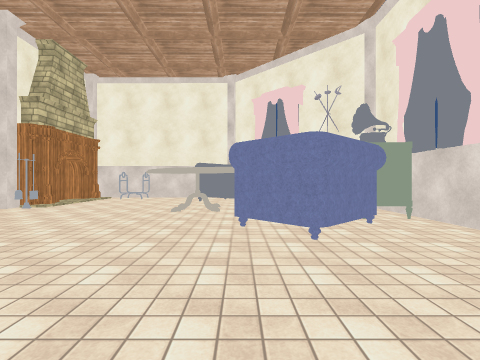
view 1 (above)

14 first-person views from a walk through a scene from a Unity 3-D project. The camera is 1.4 m above the floor, looks level and sees 85° across. The floor is counted in squares, 2 m on a side. Each view is taken from the middle of a square. On the plan, view 1 faces up. The plan holds only what a view shows up to about 9 squares ahead; the rest is blank. The place goes on beyond the plan. Some surface patterns are stand-ins.

view 2
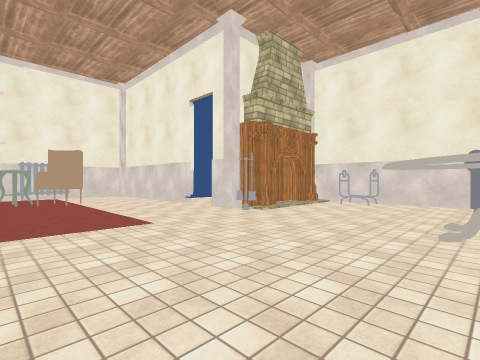

view 3
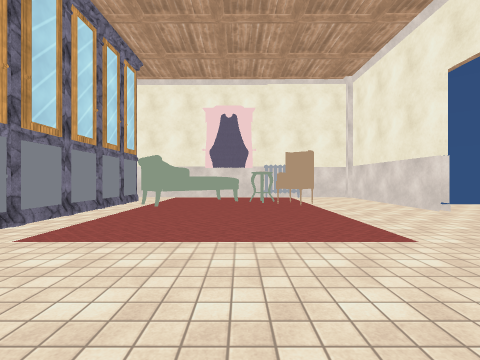

view 4
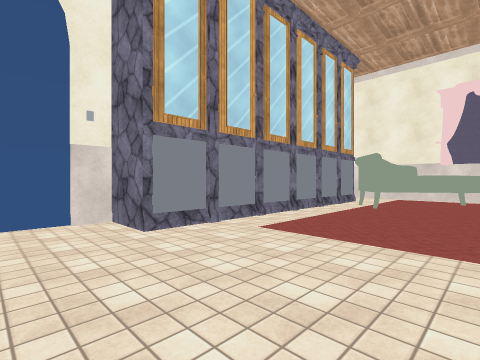

view 5
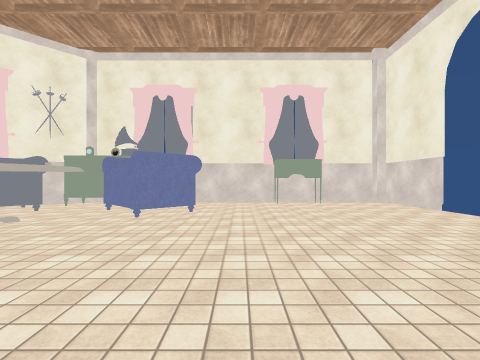

view 6
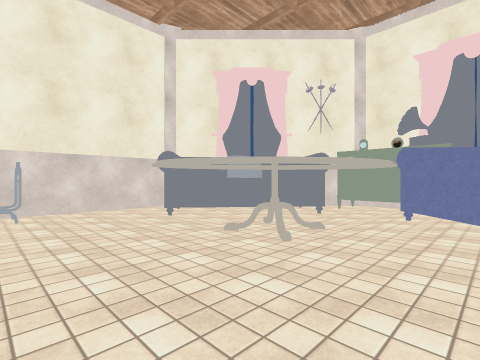

view 7
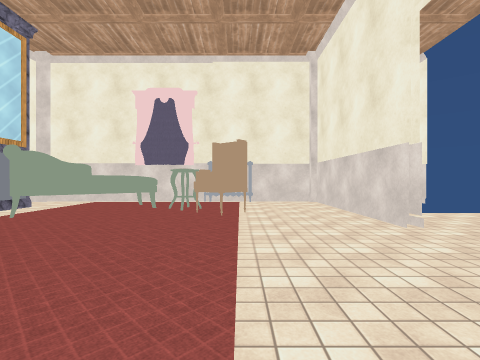

view 8
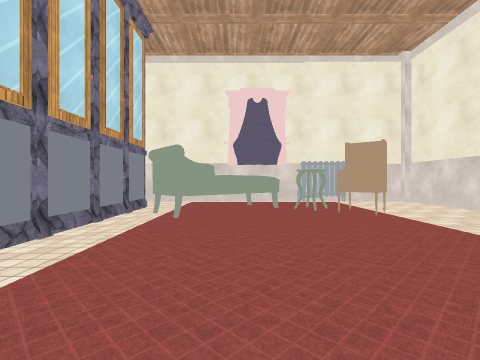

view 9
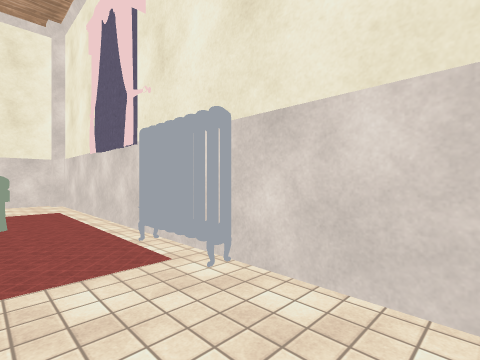

view 10
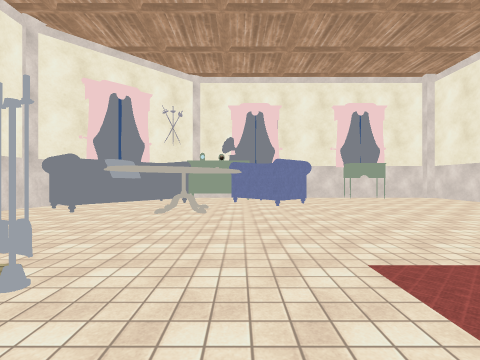

view 11
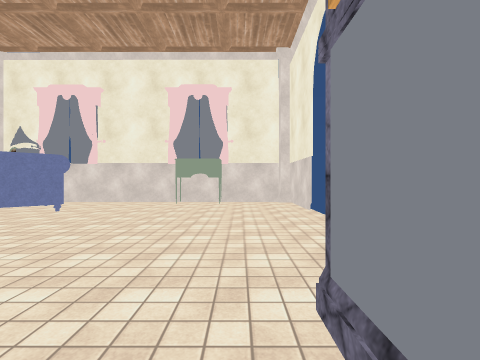

view 12
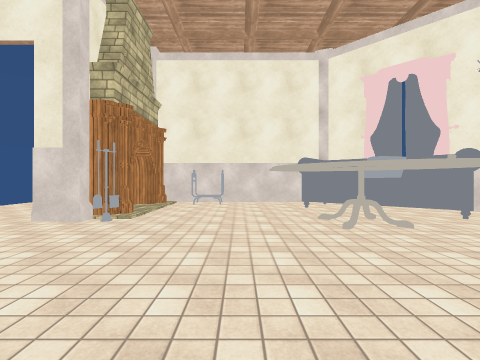

view 13
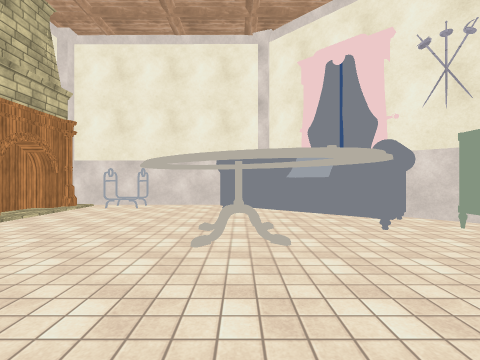

view 14
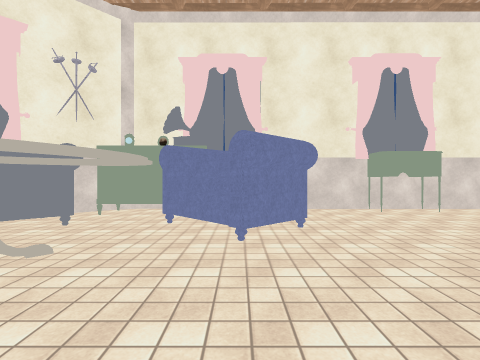

### Floor plan
Points are (right, up) in squares from view 1. A wall is a line through its corners. A room is listed if a view was taken in it or the views show most of it. See-through windows are left out.
Room 1 (views 1, 2, 3, 4, 5, 6, 7, 8, 9, 10, 11, 12, 13, 14)
walls: (-5.6, 6.5) (-6.6, 6.5); (-7.7, 6.5) (-12.6, 6.5) (-12.6, -2.3); (-5.3, 9.5) (-5.3, 9) (-5.8, 9) (-5.8, 8.2); (-5.2, 9.6) (-5.3, 9); (0.9, -2.6) (3.6, -2.6); (-10.7, -1.4) (-3.6, -1.4) (-3.6, -2.6) (-3, -2.6); (-0.4, 10.4) (-5.7, 10.4); (3.4, -2.3) (3.4, 6.7) (2.1, 8); (-12.5, -2.6) (-11.4, -2.6)
low walls: (3.4, 6.5) (3.2, 6.9)
ways out: opening at (-7, 7)
objects: other object (-12, 4); other object (-11, -1) to (-9, 2); other object (-10, 3); other object (-10, 4) to (-9, 4); other object (-5, 7); other object (-4, 10); other object (-1, 6); other object (-1, 7) to (1, 9); other object (0, 3) to (2, 5); other object (2, 6) to (3, 7); other object (3, 0) to (3, 1)

Where each view was taken, in squares from view 1:
view 1: 0 up, 0 right, facing up
view 2: 2 up, 1 left, facing up-left
view 3: 2 up, 2 left, facing left
view 4: 2 up, 2 left, facing down-left
view 5: 2 up, 5 left, facing right
view 6: 4 up, 4 left, facing up-right
view 7: 4 up, 4 left, facing left
view 8: 1 up, 4 left, facing left
view 9: 6 up, 11 left, facing down-left
view 10: 5 up, 7 left, facing right
view 11: 1 down, 5 left, facing right
view 12: 2 up, 3 left, facing up
view 13: 3 up, 1 left, facing up
view 14: 4 up, 3 left, facing right
